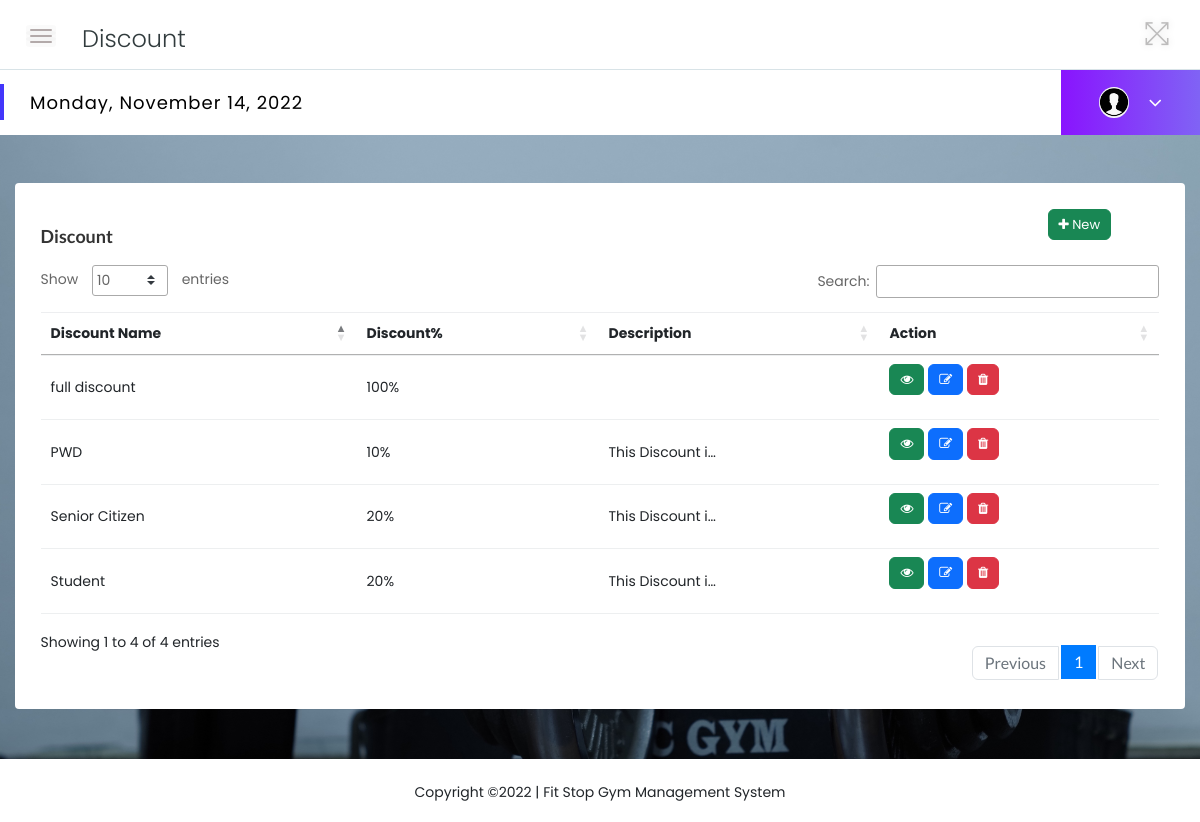
/module/CHARCHAR.PHP, run on the app's committed database.
### tables this page shows
CREATE TABLE `tbl_discount` (
  `discount_id` varchar(50) NOT NULL,
  `discount_name` varchar(50) NOT NULL,
  `discount` double NOT NULL,
  `discount_description` varchar(2042) NOT NULL
);

### module/CHARCHAR.PHP (the view, shortened to what this page needs)
<!doctype html>
<html class="no-js" lang="en">
<head>
    <link rel="stylesheet" href="../assets/css/bootstrap.min.css">
    <link rel="stylesheet" href="../assets/css/font-awesome.min.css">
    <link rel="stylesheet" href="../assets/css/themify-icons.css">
    <link rel="stylesheet" href="../assets/css/metisMenu.css">
    <link rel="stylesheet" href="../assets/css/owl.carousel.min.css">
    <link rel="stylesheet" href="../assets/css/slicknav.min.css">
    <link rel="stylesheet" href="https://www.amcharts.com/lib/3/plugins/export/export.css" type="text/css"
        media="all" />
    <link rel="stylesheet" type="text/css" href="https://cdn.datatables.net/1.10.19/css/jquery.dataTables.css">
    <link rel="stylesheet" type="text/css" href="https://cdn.datatables.net/1.10.18/css/dataTables.bootstrap4.min.css">
    <link rel="stylesheet" href="https://cdn.datatables.net/1.12.1/css/dataTables.bootstrap5.min.css">
    <link rel="stylesheet" type="text/css"
        href="https://cdn.datatables.net/responsive/2.2.3/css/responsive.bootstrap.min.css">
    <link rel="stylesheet" type="text/css"
        href="https://cdn.datatables.net/responsive/2.2.3/css/responsive.jqueryui.min.css">
    <link href="https://cdn.jsdelivr.net/npm/bootstrap@5.2.1/dist/css/bootstrap.min.css" rel="stylesheet">
    <link rel="stylesheet" href="../assets/css/typography.css">
    <link rel="stylesheet" href="../assets/css/default-css.css">
    <link rel="stylesheet" href="../assets/css/styles.css">
    <link rel="stylesheet" href="../assets/css/responsive.css">
    <link rel="stylesheet" href="../assets/css/hide-show.css">
    <link rel="stylesheet" href="../assets/css/deleteModal.css">
    <link rel="stylesheet" href="../assets/css/note.css">
    <link rel="stylesheet" href="https://maxcdn.bootstrapcdn.com/font-awesome/4.7.0/css/font-awesome.min.css">
</head>
<body>
    <div class="page-container">
        <div class="main-content"
            style="background-image: url(../assets/images/img/4.jpg); height: 100%; background-position: center; background-repeat: no-repeat; background-size: cover;">
            <div class="header-area">
                <div class="row align-items-center">
                    <div class="col-md-6 col-sm-8 clearfix">
                        <div class="nav-btn pull-left">
                            <span></span>
                            <span></span>
                            <span></span>
                        </div>
                        <div class="breadcrumbs-area clearfix" style="margin-top:  10px;">
                            <h4 class="page-title pull-left">Discount </h4>
                        </div>
                    </div>
                    <div class="col-md-6 col-sm-4 clearfix">
                        <ul class="notification-area pull-right">
                            <li id="full-view"><i class="ti-fullscreen"></i></li>
                        </ul>
                    </div>
                </div>
            </div>
            <?php
        include '../includes/theme/navbar.php';
        ?>
            <div class="main-content-inner"
                style="background-image: url(../assets/images/img/4.jpg); height: 200%; background-position: fixed; background-repeat: no-repeat; background-size: cover;">
                <div class="row">
                    <div class="col-12 mt-5">
                        <div class="card">
                            <div class="card-body"><button type="button" class="btn btn-success btn-xs mb-3"
                                    data-toggle="modal" data-target="#add" style="margin-left: 90%;"><i
                                        class="fa fa-plus"></i> New</button>
                                <h4 class="header-title" style="margin-top: -30px;">Discount </h4>
                                <?php
                                    $pdo = New PDO ('mysql:host=localhost;port=3306;dbname=fitstop_db', 'root', '' );
                                    $pdo->setAttribute (PDO::ATTR_ERRMODE, PDO::ERRMODE_EXCEPTION);
                                        $statement = $pdo->prepare('SELECT * FROM tbl_discount');
                                        $statement->execute();
                                        $discountclasses = $statement->fetchAll(PDO::FETCH_ASSOC);
                                    ?>
                                <div class="data-tables datatable-" style=" white-space: nowrap;">
                                    <table id="example" style="width:100%">
                                        <thead class="text-capitalize">
                                            <tr>
                                                <th>Discount Name</th>
                                                <th>Discount%</th>
                                                <th>Description</th>
                                                <th>Action</th>
                                            </tr>
                                        </thead>
                                        <tbody>
                                            <?php foreach($discountclasses as $i => $discountclass): ?>
                                            <tr>
                                                <td><?php echo $discountclass['discount_name'];?></td>
                                                <td><?php echo $discountclass['discount'];?>%</td>
                                                <td>
                                                    <div class="readmore less" id="desc">
                                                        <?php echo $discountclass['discount_description'];?>
                                                    </div>
                                                </td>
                                                <td>
                                                    <button type="button" class="btn btn-success btn-xs mb-3"
                                                        data-toggle="modal" data-toggle="tooltip" data-placement="top"
                                                        title="View"
                                                        data-target="#view-<?php echo $discountclass['discount_id'];?>"><i
                                                            class="fa fa-eye"> </i> </button>
                                                    <button type="button" class="btn btn-primary btn-xs mb-3"
                                                        data-toggle="modal" data-toggle="tooltip" data-placement="top"
                                                        title="Edit"
                                                        data-target="#validation-<?php echo $discountclass['discount_id'];?>"><i
                                                            class="fa fa-edit"> </i> </button>
                                                    <button type="button" class="btn btn-danger btn-xs mb-3"
                                                        data-toggle="modal" data-toggle="tooltip" data-placement="top"
                                                        title="Delete"
                                                        data-target="#delete-<?php echo $discountclass['discount_id'];?>"><i
                                                            class="fa fa-trash"> </i> </button>
                                                </td>
                                            </tr>
                                            <div class="modal fade"
                                                id="validation-<?php echo $discountclass['discount_id'];?>"
                                                tabindex="-1" role="dialog" aria-labelledby="exampleModalLabel"
                                                aria-hidden="true">
                                                <div class="modal-dialog" role="document">
                                                    <div class="modal-content">
                                                        <?php endforeach; ?>
                                        </tbody>
                                    </table>
                                </div>
                            </div>
                        </div>
                    </div>
                </div>
            </div>
            <?php
       include '../includes/theme/footer.php'
       ?>
        </div>
    </div>
</body>
</html>

### assets/css/styles.css (style rules this page uses)
.page-container { width: 100%; height: 100%; min-height: 100vh; padding-left: 280px; -webkit-transition: padding-left 0.3s ease 0s; transition: padding-left 0.3s ease 0s; }
.sbar_collapsed.page-container { padding-left: 0; }
.card { border: none; border-radius: 4px; background-color: #fff; -webkit-transition: all 0.3s ease 0s; transition: all 0.3s ease 0s; }
.card-body { padding: 25.6px; padding: 1.6rem; }
.main-content { width: 100%; background: #F3F8FB; }
.main-content-inner { padding: 0 30px 50px; }
.header-area { padding: 15px 30px; background: #fff; border-bottom: 1px solid #d8e3e7; }
.nav-btn { margin: 10px 30px 0 0; cursor: pointer; }
.nav-btn span { display: block; width: 22px; height: 2px; background: #b3aaaa; margin: 4px 0; border-radius: 15px; -webkit-transition: all 0.3s ease 0s; transition: all 0.3s ease 0s; box-shadow: 0 0 0 4px rgba(99, 96, 96, 0.03); }
.nav-btn span:nth-child(2) { opacity: 0; }
.nav-btn span:first-child { -webkit-transform: rotate(45deg)translate(5px, 5px); transform: rotate(45deg)translate(5px, 5px); }
.nav-btn span:last-child { -webkit-transform: rotate(-45deg)translate(3px, -3px); transform: rotate(-45deg)translate(3px, -3px); }
.sbar_collapsed .nav-btn span { transform: none; opacity: 1; }
.notification-area { -webkit-user-select: none; -moz-user-select: none; -ms-user-select: none; user-select: none; position: relative; z-index: 1; }
.notification-area li { display: inline-block; margin-left: 20px; cursor: pointer; -webkit-user-select: none; -moz-user-select: none; -ms-user-select: none; user-select: none; }
.notification-area li>i { font-size: 26px; color: #bdbcbc; vertical-align: middle; text-shadow: 0 0 8px rgba(0, 0, 0, 0.12); -webkit-transition: color 0.3s ease 0s; transition: color 0.3s ease 0s; }
.notification-area li#full-view { display: inline-block; }
.page-title { font-size: 24px; font-weight: 300; color: #313b3d; letter-spacing: 0; margin-right: 30px; }
.header-title { font-family: 'Lato', sans-serif; font-size: 18px; font-weight: 600; letter-spacing: 0; color: #333; text-transform: capitalize; margin-bottom: 17px; }
.btn { padding: 11px 17px; font-size: 13px; letter-spacing: 0; }
.btn-xs { padding: 5px 10px; }
table tr th { border-bottom: none; }
table tr th, table tr td { border-top: 1px solid rgba(120, 130, 140, 0.13) !important; }
table.dataTable.no-footer { border-bottom: 1px solid rgba(120, 130, 140, 0.13) !important; }
table.dataTable thead th, table.dataTable thead td { border-bottom-color: transparent; }

### assets/css/hide-show.css (style rules this page uses)
.readmore { width: 110px; }
.readmore.less { white-space: nowrap; text-overflow: ellipsis; overflow: hidden; }

### assets/css/deleteModal.css (style rules this page uses)
body { font-family: 'Varela Round', sans-serif; }

### time/realtime.css (style rules this page uses)
* { margin: 0; padding: 0; box-sizing: border-box; font-family: 'Poppins', sans-serif; }

### data on the page
tbl_discount: discount_name "Student", discount "20", discount_description "This Discount i…"
tbl_discount: discount_name "Senior Citizen", discount "20", discount_description "This Discount i…"
tbl_discount: discount_name "PWD", discount "10", discount_description "This Discount i…"
tbl_discount: discount_name "full discount", discount "100"
